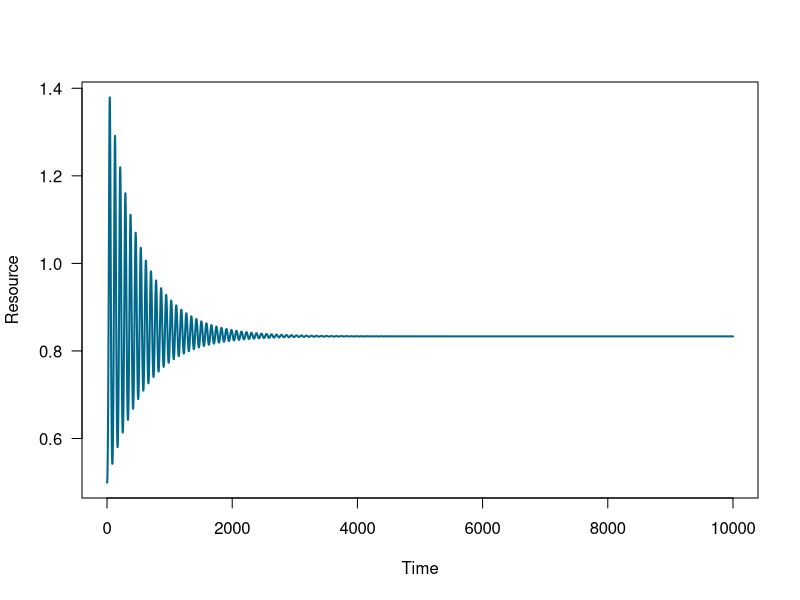
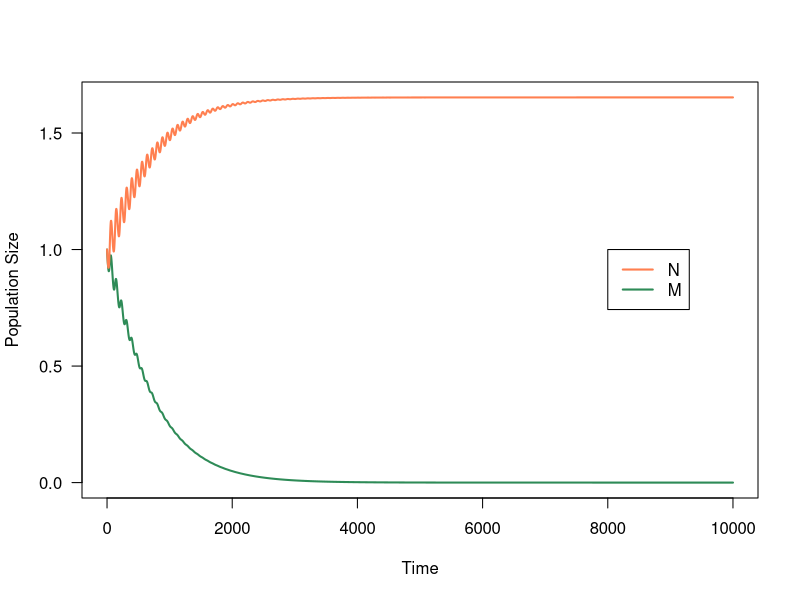
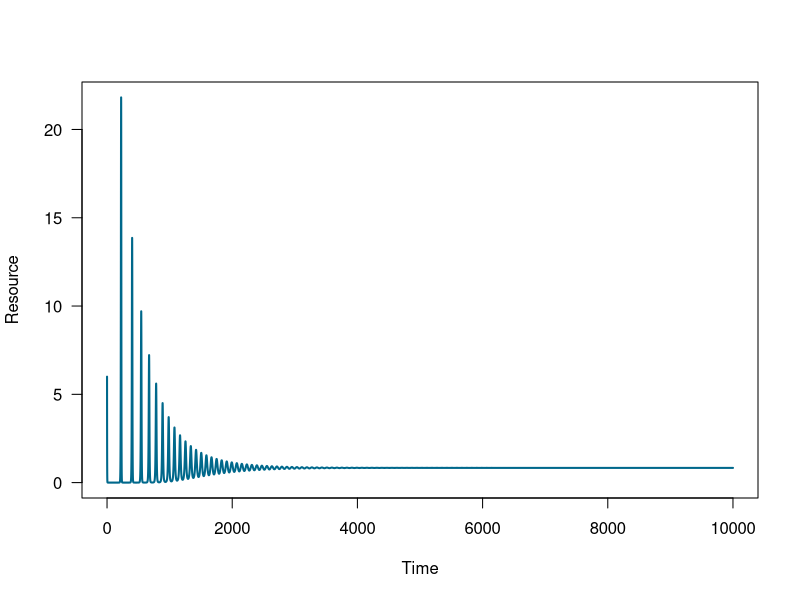
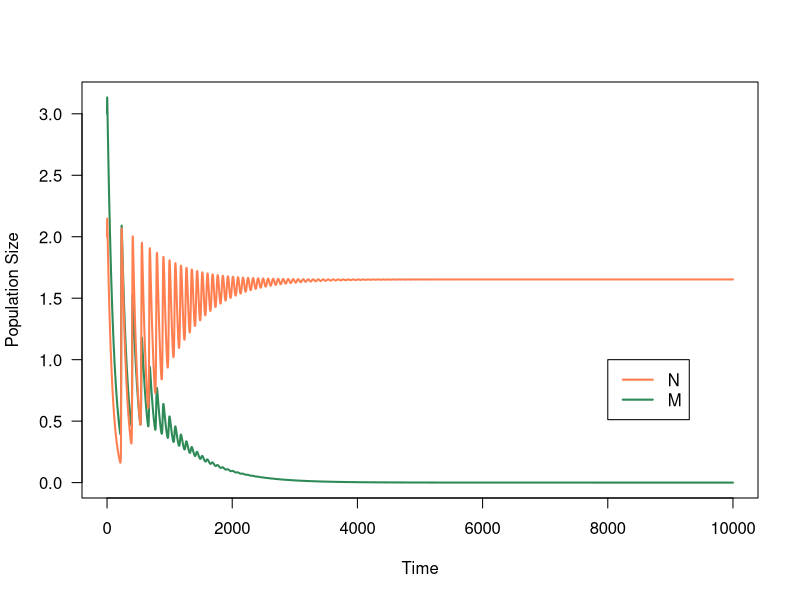
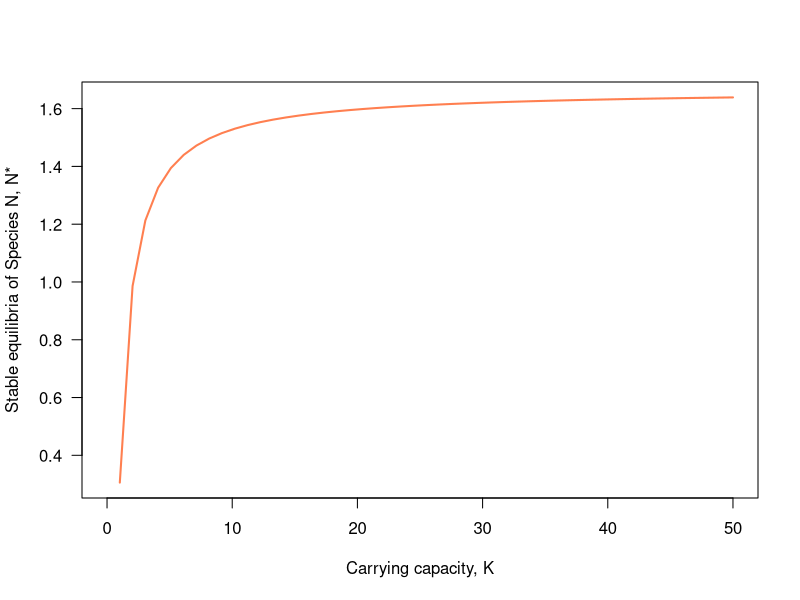
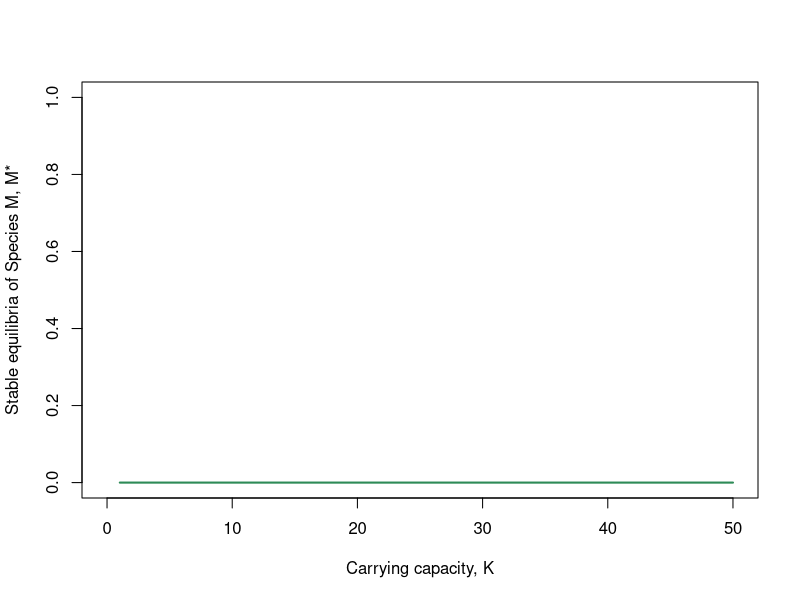
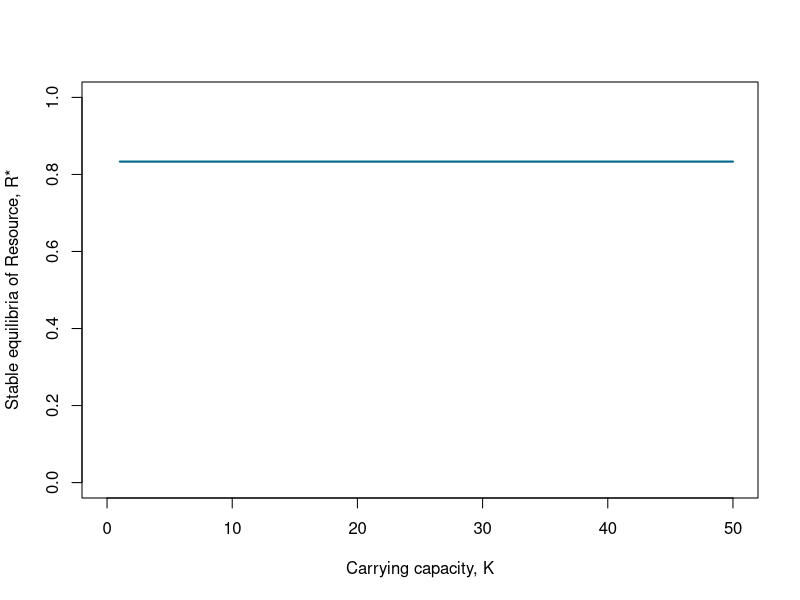

These figures' R source, in order:
## ---- chunk 1
r <- .5		# Intrinsic growth rate of the resource
K <- 100	# Carrying capacity of the resource

a_M <- 0.2 # Affinity or attack rate of M for/on the resource R
a_N <- a_M*1.5
	
e <- 0.05	# Conversion efficiency of R into N or M
l_M <- 0.01	# Mortality rate of N
l_N <- l_M*1.25

## ---- chunk 2
Rstar_N <- l_N/e/a_N
Rstar_N
Rstar_M <- l_M/e/a_M
Rstar_M
## ---- chunk 3
#Species N should when because it has a lower Rstar value and is thus more competitively dominant than species M. 
## ---- chunk 4
# choosing timesteps to iterate over
tset1 <- seq(from=0, to=10000, length.out = 100000)

# filling in our initial conditions
R.simu1 <- NaN*tset1; R.simu1[1] <- 0.5
N.simu1 <- NaN*tset1; N.simu1[1] <- 1
M.simu1 <- NaN*tset1; M.simu1[1] <- 1

# for each element i from the second to the last in tset1
for(i in 2:length(tset1)){
  # calculate the change in time
	dt <- tset1[i]-tset1[i-1]
	
	# store dummy variables
	R <- R.simu1[i-1]
	N <- N.simu1[i-1]
	M <- M.simu1[i-1]
	
	# calculate change in population size at this timestep
	dR <- ( r*R*(1-R/K) - a_N*N*R - a_M*M*R )*dt
	dN <- ( e*a_N*N*R - l_N*N )*dt
	dM <- ( e*a_M*M*R - l_M*M )*dt
	
	# calculate total population size and store in holding vector
	R.simu1[i] <- R + dR
	N.simu1[i] <- N + dN
	M.simu1[i] <- M + dM
}

Rcol <- 'deepskyblue4'
Ncol <- 'coral'
Mcol <- 'seagreen'

# plot R as a function of time
plot(tset1,R.simu1,type='l',las=1,lwd=2,ylab='Resource',xlab='Time',col=Rcol)

# plot species N and M as function time
plot(tset1,M.simu1,type='l',las=1,lwd=2,ylab='Population Size',xlab='Time',col=Mcol,ylim=c(0,max(c(max(M.simu1,N.simu1)))))
lines(tset1,N.simu1,lwd=2,col=Ncol)
legend(x=8000,y=1,legend=c('N','M'),lwd=2,col=c(Ncol,Mcol))
## ---- chunk 5
tail(R.simu1)

R.simu1[length(R.simu1)]
Rstar_M
## ---- chunk 6
r <- .5		# Intrinsic growth rate of the resource
K <- 100	# Carrying capacity of the resource

a_M <- 0.2 # Affinity or attack rate of M for/on the resource R
a_N <- a_M*1.5
	
e <- 0.05	# Conversion efficiency of R into N or M
l_M <- 0.01	# Mortality rate of N
l_N <- l_M*1.25
## ---- chunk 7
Rstar_N <- l_N/e/a_N
Rstar_N
Rstar_M <- l_M/e/a_M
Rstar_M
## ---- chunk 8
# choosing timesteps to iterate over
tset1 <- seq(from=0, to=10000, length.out = 100000)

# filling in our initial conditions
R.simu2 <- NaN*tset1; R.simu2[1] <- 6
N.simu2 <- NaN*tset1; N.simu2[1] <-2
M.simu2 <- NaN*tset1; M.simu2[1] <- 3

# for each element i from the second to the last in tset1
for(i in 2:length(tset1)){
  # calculate the change in time
	dt <- tset1[i]-tset1[i-1]
	
	# store dummy variables
	R <- R.simu2[i-1]
	N <- N.simu2[i-1]
	M <- M.simu2[i-1]
	
	# calculate change in population size at this timestep
	dR <- ( r*R*(1-R/K) - a_N*N*R - a_M*M*R )*dt
	dN <- ( e*a_N*N*R - l_N*N )*dt
	dM <- ( e*a_M*M*R - l_M*M )*dt
	
	# calculate total population size and store in holding vector
	R.simu2[i] <- R + dR
	N.simu2[i] <- N + dN
	M.simu2[i] <- M + dM
}

Rcol <- 'deepskyblue4'
Ncol <- 'coral'
Mcol <- 'seagreen'

# plot R as a function of time
plot(tset1,R.simu2,type='l',las=1,lwd=2,ylab='Resource',xlab='Time',col=Rcol)

# plot species N and M as function time
plot(tset1,M.simu2,type='l',las=1,lwd=2,ylab='Population Size', xlab='Time',col=Mcol, ylim=c(0,max(c(max(M.simu2,N.simu2)))))
lines(tset1,N.simu2,lwd=2,col=Ncol)
legend(x=8000,y=1,legend=c('N','M'),lwd=2,col=c(Ncol,Mcol))
## ---- chunk 9
tail(R.simu2)
Rstar_M
  tail(N.simu2)
  tail(M.simu2)


## ---- chunk 10

Kset <- seq(from = 0, to = 50,length.out = 50)

Rstarset <- NaN*Kset
Nstarset <- NaN*Kset
Mstarset <- NaN*Kset

for(j in 1:length(Kset)){
	K <- Kset[j] 
	M.simu <- NaN*tset1
	M.simu[1] <- 1 
	N.simu <- NaN*tset1
	N.simu[1] <- 1 
	R.simu <- NaN*tset1 
	R.simu[1] <- K
	
	for(i in 2:length(tset1)){
		dt <- tset1[i]-tset1[i-1]
		N <- N.simu[i-1]
		M <- M.simu[i-1]
		R <- R.simu[i-1]
		dR <- ( r*R*(1-R/K) - a_N*N*R - a_M*M*R )*dt
	  dN <- ( e*a_N*N*R - l_N*N )*dt
	  dM <- ( e*a_M*M*R - l_M*M )*dt
	R.simu[i] <- R + dR
	N.simu[i] <- N + dN
	M.simu[i] <- M + dM
	}	
	Nstarset[j] <- N.simu[length(tset1)]
	Mstarset[j] <- M.simu[length(tset1)]
	Rstarset[j] <- R.simu[length(tset1)]
	
}

# plot stable equilibria of species N (Nstarset) against carrying capacity (Kset)
plot(x = Kset, y = Nstarset,
     type = 'l', lwd = 2, col = Ncol, las = 1, 
     ylab = 'Stable equilibria of Species N, N*', xlab = 'Carrying capacity, K')

# plot stable equilibria of species M (Mstarset) against carrying capacity (Kset)
plot(x = Kset, y = Mstarset,
     type = 'l', lwd = 2, col = Mcol,  ylim= c(0,1),
     ylab = 'Stable equilibria of Species M, M*', xlab = 'Carrying capacity, K')

# plot stable equilibria of resource (Rstarset) against carrying capacity (Kset)
plot(x = Kset, y = Rstarset,
     type = 'l', lwd = 2, col = Rcol, ylim= c(0,1),
     ylab = 'Stable equilibria of Resource, R*', xlab = 'Carrying capacity, K')
## ---- chunk 11
#At low carrying capacities, the stable equilibria for species N is below its Nstar max of ~1.64 individuals. At a carrying capacity of ~15 and beyond Species N is within 0.1 of its Nstar max. The equilibrium population size of species M is always hovering around zero no matter the carrying capacity. The equilibrium amount of resource is always at ~0.8333 regardless of carry capacity. Ecologically, at any carrying capacity N will outcompete M so that the equilibrium pop size of M is ~0 and N is >0. As long as there is enough room in the environment  (K>10), Species N will reach an equilibrium population size ~1.64. 
## ---- chunk 12
#If there was a predator in my system it would have to prefer species N. This is because species M has both a higher resource affinity and a lower mortality rate than species M, so in the absence of predation it outcompetes species M. By including predation in the system, the predator can exhibit topdown control on the population size of species N so that it does not use up all the resource and outcompete species M. 
